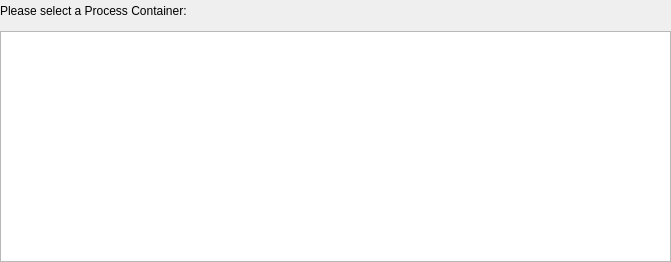
<?xml version="1.0" encoding="UTF-8"?>
<ui version="4.0">
 <class>AttachProcessWindow</class>
 <widget class="QWidget" name="AttachProcessWindow">
  <property name="geometry">
   <rect>
    <x>0</x>
    <y>0</y>
    <width>671</width>
    <height>262</height>
   </rect>
  </property>
  <property name="windowTitle">
   <string>Attach to a process</string>
  </property>
  <widget class="QListView" name="listView">
   <property name="geometry">
    <rect>
     <x>0</x>
     <y>31</y>
     <width>671</width>
     <height>231</height>
    </rect>
   </property>
  </widget>
  <widget class="QLabel" name="label">
   <property name="geometry">
    <rect>
     <x>0</x>
     <y>0</y>
     <width>261</width>
     <height>21</height>
    </rect>
   </property>
   <property name="text">
    <string>Please select a Process Container:</string>
   </property>
  </widget>
 </widget>
 <resources/>
 <connections/>
</ui>
